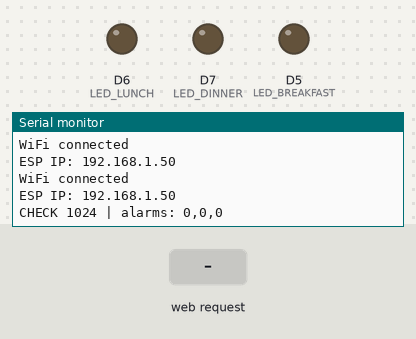
This sketch was run on a simulated ESP8266 (NodeMCU). Parts: output pins drawn as LEDs (lit = HIGH), the last lines printed to the serial monitor. The inputs (shaded band) are chosen by the test bench. WiFi joins after 1.5 s; servers stay silent unless stated; the local clock reads 2024-03-15 10:24:30 at power-on unless the sketch sets it.

Above: at 2.7 s.
2.8 s: HTTP request GET /settime received
At 3.3 s:
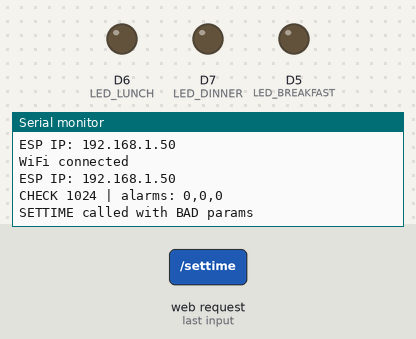
5.8 s: HTTP request GET /settime?slot=1&h=1&m=1 received
At 6.8 s:
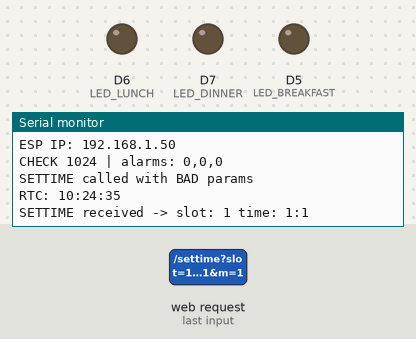

The sketch:

ESP_ANDROID_APP_PILL_Monitor.ino
```cpp
#include <ESP8266WiFi.h>
#include <ESP8266WebServer.h>
#include <Wire.h>
#include <RTClib.h>

const char* ssid = "********";
const char* pass = "********";
IPAddress local_IP(10,148,142,126);
IPAddress gateway(10,148,142,1);
IPAddress subnet(255,255,255,0);

ESP8266WebServer server(80);
RTC_DS3231 rtc;

// Pins
#define TOUCH_PIN D1
#define LED_BREAKFAST D5
#define LED_LUNCH D6
#define LED_DINNER D7
unsigned long lastRtcPrint = 0;

int pillCount[3] = {6, 6, 6};   // breakfast, lunch, dinner
int alarmTimes[3] = {0, 0, 0};  // HHMM

bool doseActive = false;
bool firstTouchDetected = false;
bool pillTaken = false;
unsigned long touchStartTime = 0;
int currentDose = 0; // 1,2,3
bool doseTakenFlag = false;
bool doseMissedFlag = false;
unsigned long doseStartTime = 0;


// Prevent retrigger in same minute
int lastTriggeredMinute = -1;

void setup() {
  Serial.begin(9600);
  Wire.begin(D2, D3);
  rtc.begin();

  pinMode(TOUCH_PIN, INPUT);
  pinMode(LED_BREAKFAST, OUTPUT);
  pinMode(LED_LUNCH, OUTPUT);
  pinMode(LED_DINNER, OUTPUT);

  digitalWrite(LED_BREAKFAST, LOW);
  digitalWrite(LED_LUNCH, LOW);
  digitalWrite(LED_DINNER, LOW);

  Serial.println("Starting WiFi connection...");
WiFi.mode(WIFI_STA);
WiFi.config(local_IP, gateway, subnet);
WiFi.begin(ssid, pass);

unsigned long startAttemptTime = millis();

while (WiFi.status() != WL_CONNECTED && millis() - startAttemptTime < 20000) {
  delay(500);
  Serial.print(".");
}

Serial.println();

if (WiFi.status() == WL_CONNECTED) {
  Serial.println("WiFi connected");
  Serial.print("ESP IP: ");
  Serial.println(WiFi.localIP());
} else {
  Serial.println("WiFi FAILED to connect");
}

  Serial.println("\nWiFi connected");
  Serial.print("ESP IP: ");
  Serial.println(WiFi.localIP());

  // API: dose taken status
server.on("/status", []() {
  server.send(200, "text/plain", doseTakenFlag ? "1" : "0");
});


server.on("/dose", []() {
  server.send(200, "text/plain", String(currentDose));
});

  // API: pill counts
  server.on("/pill", []() {
    String res = String(pillCount[0]) + "," + String(pillCount[1]) + "," + String(pillCount[2]);
    server.send(200, "text/plain", res);
  });

  // API: set alarm time
server.on("/settime", []() {
  if (server.hasArg("slot") && server.hasArg("h") && server.hasArg("m")) {
    int slot = server.arg("slot").toInt(); // 0=morning,1=noon,2=night
    int h = server.arg("h").toInt();
    int m = server.arg("m").toInt();

    alarmTimes[slot] = h * 100 + m;

    Serial.print("SETTIME received -> slot: ");
    Serial.print(slot);
    Serial.print(" time: ");
    Serial.print(h);
    Serial.print(":");
    Serial.println(m);

    server.send(200, "text/plain", "OK");
  } else {
    Serial.println("SETTIME called with BAD params");
    server.send(400, "text/plain", "BAD");
  }
});
server.on("/missed", []() {
  server.send(200, "text/plain", doseMissedFlag ? "1" : "0");
  doseMissedFlag = false;  // reset after read
});

  // TEMP TEST ENDPOINT (remove later if you want)
  server.on("/testdose", []() {
    doseTakenFlag = true;
    server.send(200, "text/plain", "OK");
  });
server.on("/clear", []() {
  doseTakenFlag = false;
  doseMissedFlag = false;
  currentDose = 0;
  server.send(200, "text/plain", "OK");
});


  server.begin();
}

void loop() {
  server.handleClient();
  checkAlarm();
  checkTouch();
  if (millis() - lastRtcPrint > 5000) {  // every 5 seconds
  lastRtcPrint = millis();
  DateTime now = rtc.now();
  Serial.print("RTC: ");
  Serial.print(now.hour());
  Serial.print(":");
  if (now.minute() < 10) Serial.print("0");
  Serial.print(now.minute());
  Serial.print(":");
  if (now.second() < 10) Serial.print("0");
  Serial.println(now.second());
}

}

void checkAlarm() {
  DateTime now = rtc.now();
  int currentTime = now.hour() * 100 + now.minute();

  static int lastMinute = -1;
  if (now.minute() == lastMinute) return;
  lastMinute = now.minute();

  Serial.print("CHECK ");
  Serial.print(currentTime);
  Serial.print(" | alarms: ");
  Serial.print(alarmTimes[0]); Serial.print(",");
  Serial.print(alarmTimes[1]); Serial.print(",");
  Serial.println(alarmTimes[2]);

  if (!doseActive) {
    for (int i = 0; i < 3; i++) {
      if (alarmTimes[i] != 0 && currentTime == alarmTimes[i]) {
        Serial.print("MATCH slot ");
        Serial.println(i + 1);
        activateDose(i + 1);
        break;
      }
    }
  }
}


void activateDose(int dose) {
  Serial.print("Activating dose: ");
  Serial.println(dose);

  currentDose = dose;
  doseActive = true;
  firstTouchDetected = false;
  pillTaken = false;
  doseTakenFlag = false;
  doseMissedFlag = false;
  doseStartTime = millis();

  digitalWrite(LED_BREAKFAST, LOW);
  digitalWrite(LED_LUNCH, LOW);
  digitalWrite(LED_DINNER, LOW);

  if (dose == 1) digitalWrite(LED_BREAKFAST, HIGH);
  if (dose == 2) digitalWrite(LED_LUNCH, HIGH);
  if (dose == 3) digitalWrite(LED_DINNER, HIGH);
}


void checkTouch() {
  if (!doseActive) return;

  if (digitalRead(TOUCH_PIN) == HIGH) {
    delay(50);

    if (!firstTouchDetected) {
      firstTouchDetected = true;
      touchStartTime = millis();
    } else if (!pillTaken) {
      pillTaken = true;
      int index = currentDose - 1;
      if (pillCount[index] > 0) pillCount[index]--;

      doseTakenFlag = true;   // Android will read this
      endDose();
    }
    delay(500);
  }

  // Missed dose after 1 minute
  if (millis() - doseStartTime > 60000 && doseActive) {
    if (!pillTaken) {
      doseMissedFlag = true; // Android will notify
    }
    endDose();
  }
}


void endDose() {
  digitalWrite(LED_BREAKFAST, LOW);
  digitalWrite(LED_LUNCH, LOW);
  digitalWrite(LED_DINNER, LOW);

  doseActive = false;
  firstTouchDetected = false;
  pillTaken = false;
  // do NOT touch currentDose here
}
```

Measured:
- after the input at 2.8 s, the serial monitor: prints a new line at once (image 1)
- after the input at 5.8 s, the serial monitor: prints a new line at once (image 2)
